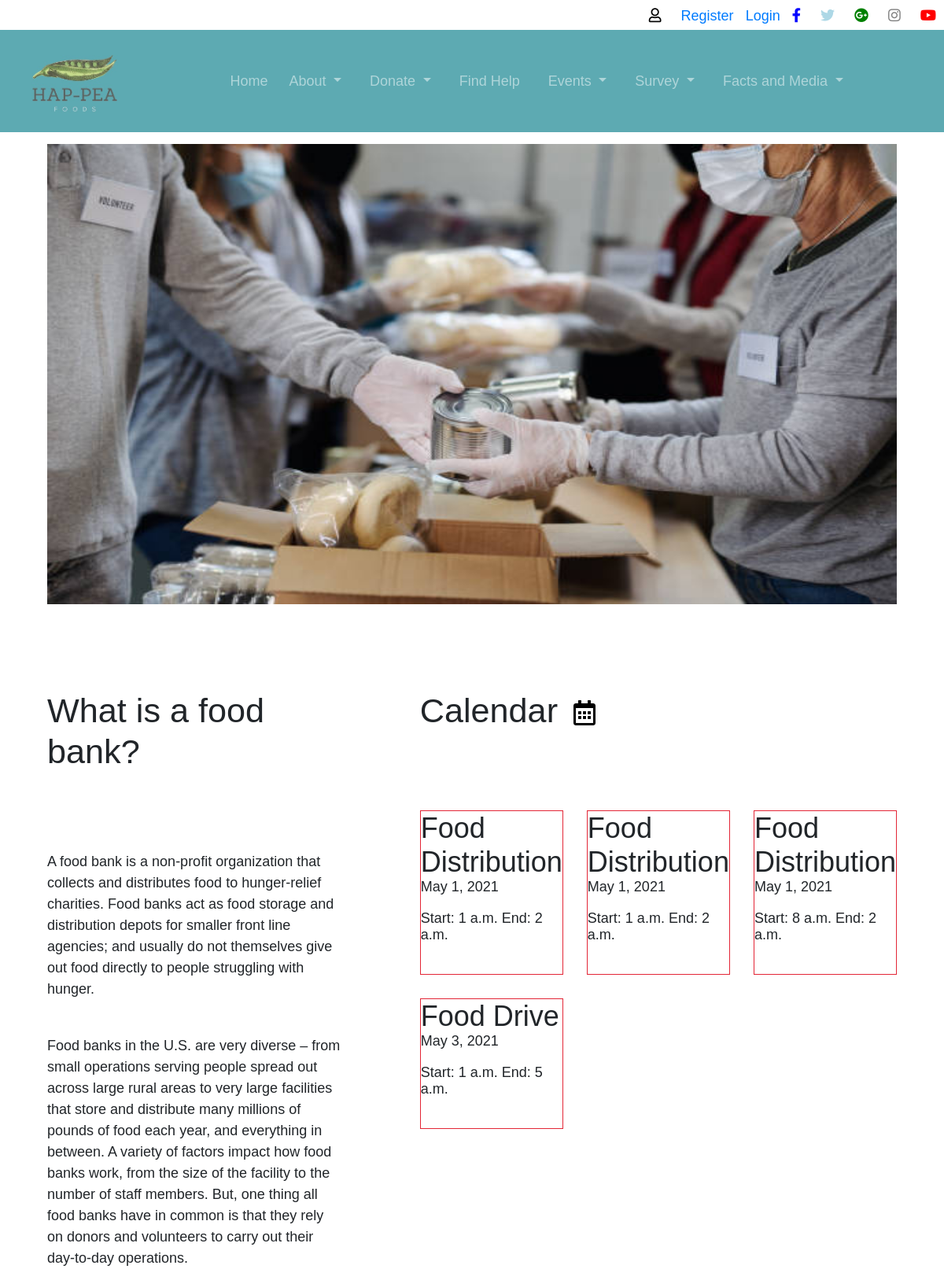
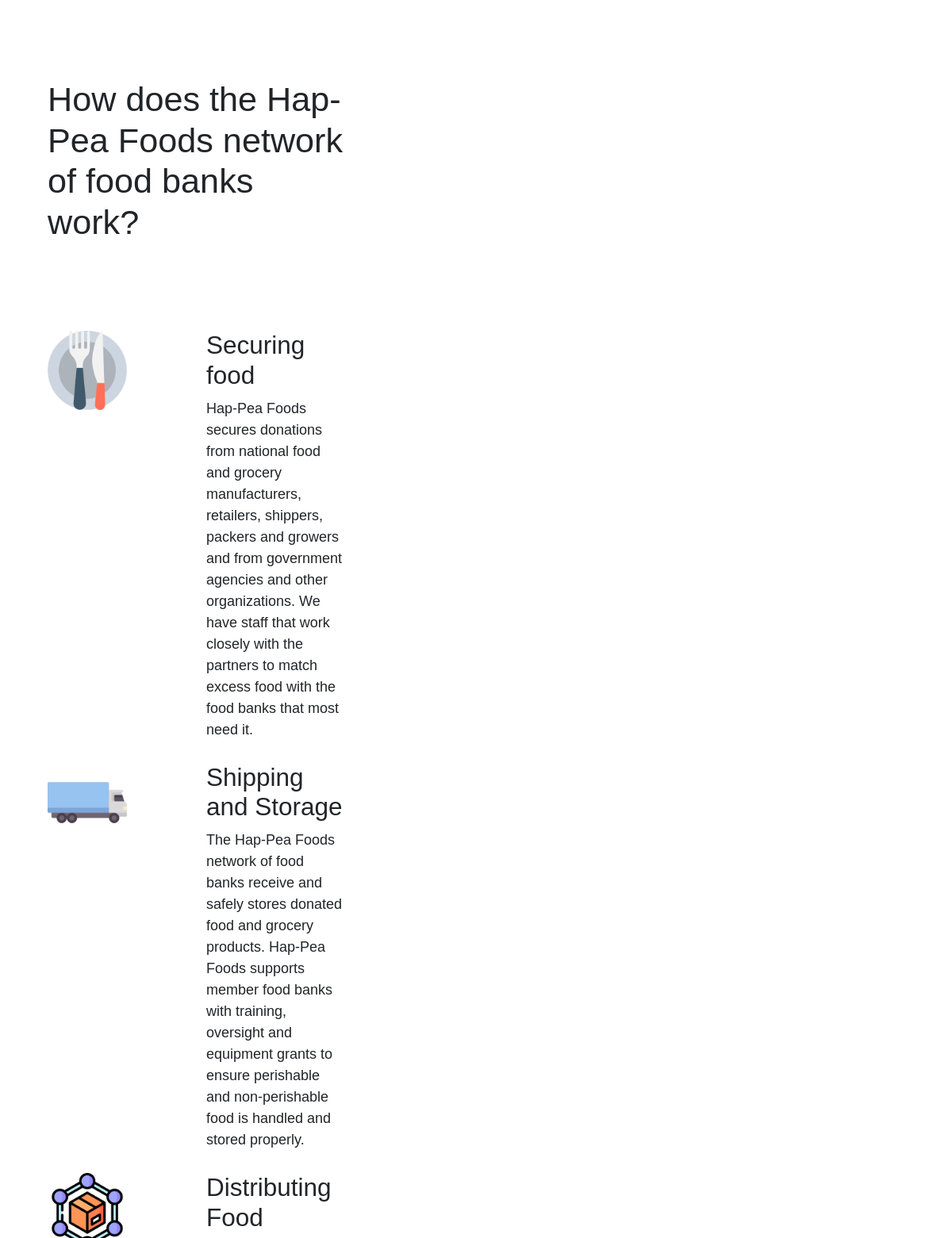
The page / (upper part) on the database its author committed (2 pictures, top to bottom).
### events/models.py (models this page shows, shortened)
class Event(models.Model):
    eventTitle = models.CharField(max_length=25,)
    eventDate = models.DateField()
    startTime = models.TimeField()
    endTime = models.TimeField()
    address = models.CharField(max_length=25,)
    city = models.CharField(max_length=25,)
    state = models.CharField(max_length=25,)
    zip = models.CharField(max_length=5,)

### hap_pea_foods/views.py (the view)
# urls.py: url('', views.homepage, name="home"),
def homepage(request):
    today = datetime.date.today()
    event_list = []
    raw_list = Event.objects.all().order_by('eventDate')
    for event in raw_list:
        if event.eventDate >= today:
            event_list.append(event)
    return render(request, 'homepage.html', {'event_list':event_list})

### templates/homepage.html (shortened to what this page needs)
{% extends 'base_layout.html' %}
{% block content %}
{% load static %}
  <div class="slider">
    <figure>
      <img src="{% static 'handout.jpg' %}">
    </figure>
  </div>
  <div class="l_containter">
    <div class="column">
      <div class="leftblock">
        <h1>What is a food bank?</h1>
        <p>A food bank is a non-profit organization that collects and distributes food to hunger-relief charities. Food banks act as food storage and distribution depots for smaller front line agencies; and usually do not themselves give out food directly to people struggling with hunger.</p>
        <br/>
        <p>Food banks in the U.S. are very diverse – from small operations serving people spread out across large rural areas to very large facilities that store and distribute many millions of pounds of food each year, and everything in between. A variety of factors impact how food banks work, from the size of the facility to the number of staff members.  But, one thing all food banks have in common is that they rely on donors and volunteers to carry out their day-to-day operations. </p>
        <h1>How does the Hap-Pea Foods network of food banks work?</h1>
        <div class="row1">
          <div class="image-col">
            <img src="{% static '005-food.png' %}" alt="">
          </div>
          <div class="text">
            <h3>Securing food</h3>
            <p>Hap-Pea Foods secures donations from national food and grocery manufacturers, retailers, shippers, packers and growers and from government agencies and other organizations. We have staff that work closely with the partners to match excess food with the food banks that most need it.</p>
          </div>
        </div>
        <div class="row2">
          <div class="image-col">
            <img src="{% static '002-truck.png' %}" alt="">
          </div>
          <div class="text">
            <h3>Shipping and Storage</h3>
            <p>The Hap-Pea Foods network of food banks receive and safely stores donated food and grocery products. Hap-Pea Foods supports member food banks with training, oversight and equipment grants to ensure perishable and non-perishable food is handled and stored properly.</p>
          </div>
        </div>
        <div class="row3">
          <div class="image-col">
            <img src="{% static '001-supply-chain.png' %}" alt="">
          </div>
          <div class="text">
            <h3>Distributing Food</h3>
          </div>
        </div>
      </div>
      <div class="home-calendar">
        <h1>Calendar<a href="https://www.timeanddate.com/calendar/"><i class="far fa-calendar-alt" style="color: black"></i></a></h1>
        <div class="stories">
          {% for event in event_list %}
            <div class= "event">
              <h2>{{event.eventTitle}}</</h2>
              <p>{{event.eventDate}}</p>
              <p> Start: {{event.startTime}} End: {{event.endTime}}</p>
            </div>
          {% endfor %}
        </div>
      </div>
    </div>
  </div>
{% endblock %}

### static/css/style.css (style rules this page uses)
* { margin: 0; padding:0; outline: none; font-family: Arial, Helvetica, sans-serif; font-size: 18px; }
.wrapper_container h1 { text align: center; margin: 100px auto; font-size: 2.4em; }
.row1, .row2, .row3, .row4 { box-sizing: border-box; display: flex; }
.image-col { flex-basis: 10%; padding-top: 10px; }
.image-col img { height: 100px; width: 100px; }
.text { padding-top: 10px; padding-left: 100px; }
.column { display: flex; }
.leftblock { flex-basis: 250%; padding-top: 10px; }
.event { border: 1px solid #E32636; }
.home-calendar { padding-top: 10px; padding-left: 100px; }
.home-calendar i { font-size: 32px; padding: 0 20px; }
.home-calendar .event { padding-bottom: 20px; }
.slider { overflow: hidden; }
.slider figure { position: relative; width: 500%; margin: 0; top: 15px; left: 0; animation: 20s slider infinite; }
.slider figure img { float: left; width: 20%; height: 600px; object-fit: fill; }
.stories { margin-top: 20px; display: grid; grid-template-columns: 1fr 1fr 1fr; grid-gap: 30px; }
html, body { height: 100%; margin: 0; padding: 0; }

### rows shown on the page
Event: eventTitle "Food Distribution", eventDate "May 1, 2021", startTime "1 a.m.", endTime "2 a.m."
Event: eventTitle "Food Distribution", eventDate "May 1, 2021", startTime "1 a.m.", endTime "2 a.m."
Event: eventTitle "Food Distribution", eventDate "May 1, 2021", startTime "8 a.m.", endTime "2 a.m."
Event: eventTitle "Food Drive", eventDate "May 3, 2021", startTime "1 a.m.", endTime "5 a.m."
